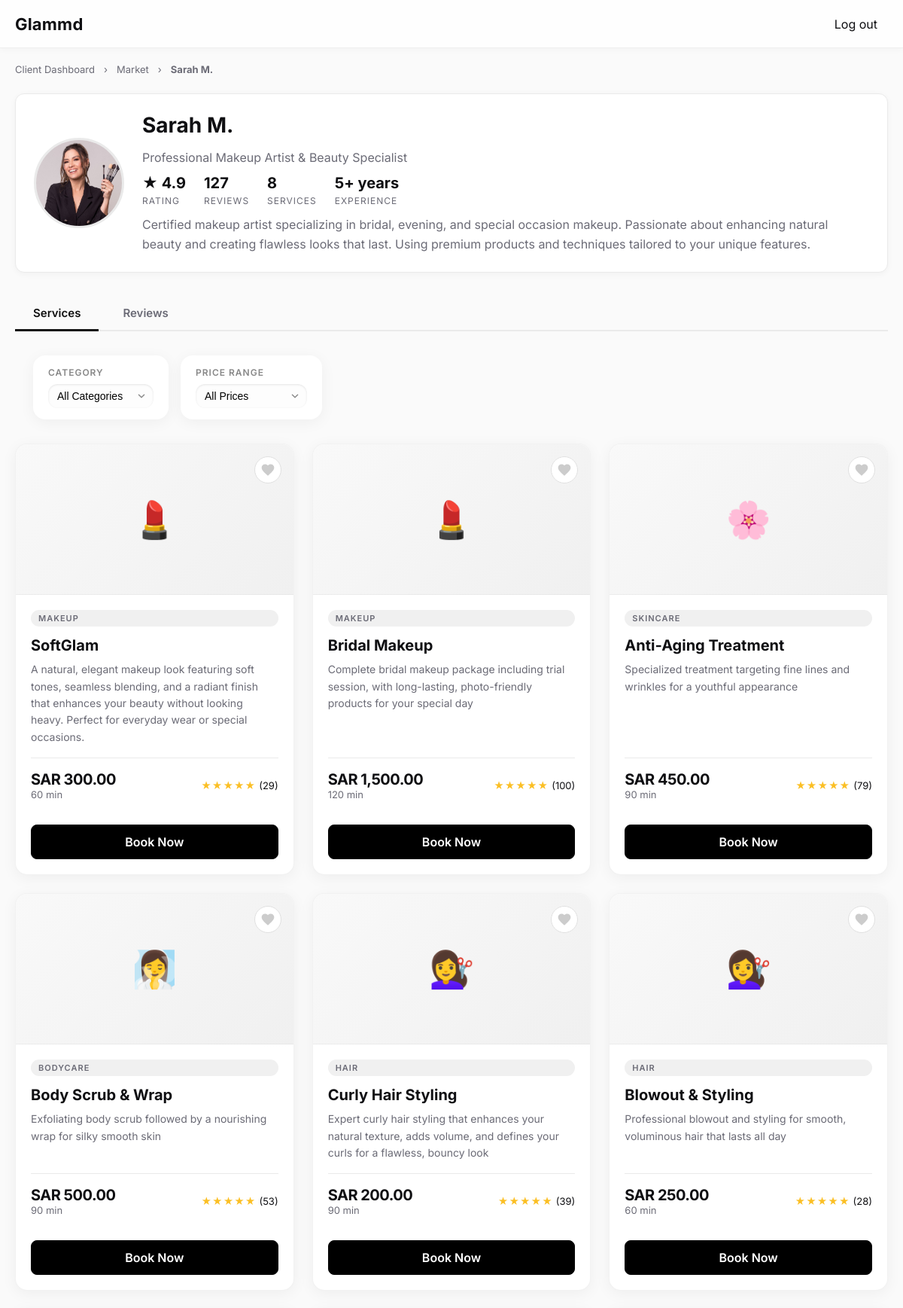
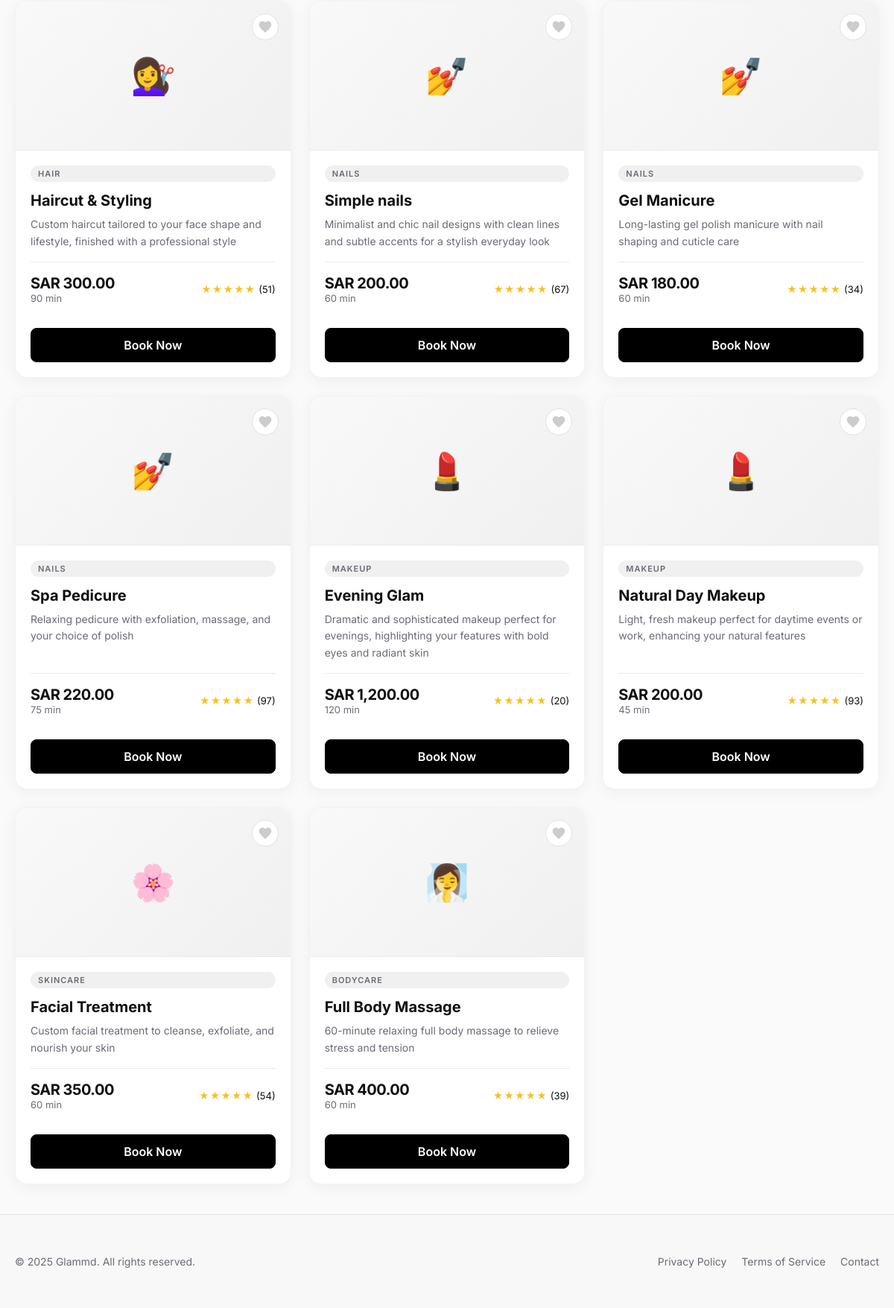
/intial/services.php, run on the app's committed database (2 pictures, top to bottom).
### tables this page shows
CREATE TABLE `Service` (
  `service_id` int UNSIGNED NOT NULL,
  `professional_id` int UNSIGNED NOT NULL,
  `category` enum('Hair','Makeup','Skincare','Bodycare','Nails') NOT NULL,
  `title` varchar(160) NOT NULL,
  `description` text,
  `duration` smallint UNSIGNED NOT NULL,
  `price` decimal(10,2) NOT NULL,
  `tags` text
);

### intial/services.php (the view, shortened to what this page needs)
<?php
require_once 'db.php';
?>
<!doctype html>
<html lang="en">
<head>
  <link rel="stylesheet" href="common.css">
</head>
<body class="has-solid-header">
  <header id="siteHeader" class="site-header">
    <div class="container header-inner">
      <a class="brand" href="index.php">Glammd</a>
      <nav class="nav">
        <a href="index.php" class="nav-link">Log out</a>
      </nav>
    </div>
  </header>
  <main class="page">
    <div class="container">
      <div class="breadcrumbs">
        <a href="clientdashboard.php">Client Dashboard</a>
        <span>›</span>
        <a href="MarketPlace.php">Market</a>
        <span>›</span>
        <strong>Sarah M.</strong>
      </div>
      <div class="professional-profile">
        <div class="professional-photo">
            <img src="img/pro1.jpg" alt="Sarah M." style="width:100%; height:100%; object-fit:cover; border-radius:50%;">
        </div>
        <div class="professional-info">
          <h1 class="professional-name">Sarah M.</h1>
          <p class="professional-title">Professional Makeup Artist & Beauty Specialist</p>
          <div class="professional-stats">
            <div class="stat-item">
              <span class="stat-value">★ 4.9</span>
              <span class="stat-label">Rating</span>
            </div>
            <div class="stat-item">
              <span class="stat-value">127</span>
              <span class="stat-label">Reviews</span>
            </div>
            <div class="stat-item">
              <span class="stat-value">8</span>
              <span class="stat-label">Services</span>
            </div>
            <div class="stat-item">
              <span class="stat-value">5+ years</span>
              <span class="stat-label">Experience</span>
            </div>
          </div>
          <p class="professional-bio">
            Certified makeup artist specializing in bridal, evening, and special occasion makeup.
            Passionate about enhancing natural beauty and creating flawless looks that last.
            Using premium products and techniques tailored to your unique features.
          </p>
        </div>
      </div>
      <div class="tabs">
        <button class="tab active" data-tab="services">Services</button>
        <button class="tab" data-tab="reviews">Reviews</button>
      </div>
      <div class="tab-content active" id="services-content">
      <div class="filters">
        <div class="filter-group">
          <label class="filter-label">Category</label>
          <select class="filter-select" id="categoryFilter">
            <option value="">All Categories</option>
          </select>
        </div>
        <div class="filter-group">
          <label class="filter-label">Price Range</label>
          <select class="filter-select" id="priceFilter">
            <option value="">All Prices</option>
          </select>
        </div>
      </div>
      <div class="services-grid" id="services-grid">
        <?php
        $query = "SELECT s.*, u.name as professional_name, p.img as professional_img
                 FROM Service s
                 JOIN User u ON s.professional_id = u.user_id
                 JOIN Professional p ON s.professional_id = p.professional_id";
        $result = mysqli_query($conn, $query);
        if ($result && mysqli_num_rows($result) > 0) {
          while($service = mysqli_fetch_assoc($result)) {
            $formattedPrice = number_format($service['price'], 2);
            ?>
            <article class="service-card">
              <button class="favorite-btn" aria-label="Add to favorites">
                <svg xmlns="http://www.w3.org/2000/svg" viewBox="0 0 24 24" width="24" height="24">
                  <path d="M12 21.35l-1.45-1.32C5.4 15.36 2 12.28 2 8.5 2 5.42 4.42 3 7.5 3c1.74 0 3.41.81 4.5 2.09C13.09 3.81 14.76 3 16.5 3 19.58 3 22 5.42 22 8.5c0 3.78-3.4 6.86-8.55 11.54L12 21.35z"/>
                </svg>
              </button>
              <div class="service-image">
                <?php
                $emoji = '✨';
                switch($service['category']) {
                    case 'Hair': $emoji = '💇‍♀️'; break;
                    case 'Makeup': $emoji = '💄'; break;
                    case 'Nails': $emoji = '💅'; break;
                    case 'Skincare': $emoji = '🌸'; break;
                    case 'Bodycare': $emoji = '🧖‍♀️'; break;
                }
                echo $emoji;
                ?>
              </div>
              <div class="service-content">
                <span class="service-category"><?php echo htmlspecialchars($service['category']); ?></span>
                <h3 class="service-title"><?php echo htmlspecialchars($service['title']); ?></h3>
                <p class="service-description">
                  <?php echo htmlspecialchars($service['description']); ?>
                </p>
                <div class="service-meta">
                  <div>
                    <div class="service-price">SAR <?php echo $formattedPrice; ?></div>
                    <div class="service-duration"><?php echo $service['duration']; ?> min</div>
                  </div>
                  <div class="service-rating">
                    <span class="stars">★★★★★</span>
                    <span>(<?php echo rand(10, 100); ?>)</span>
                  </div>
                </div>
              </div>
              <div class="service-footer">
                <a href="booking.php?service=<?php echo $service['service_id']; ?>" class="btn-book">Book Now</a>
              </div>
            </article>
            <?php
          }
        } else {
          echo '<p class="no-results">No services available at the moment.</p>';
        }
        ?>
      </div>
    </div>
  </main>
  <footer class="site-footer">
    <div class="container footer-inner">
      <p>© 2025 Glammd. All rights reserved.</p>
      <div class="footer-links">
        <a href="#">Privacy Policy</a>
        <a href="#">Terms of Service</a>
        <a href="#">Contact</a>
      </div>
    </div>
  </footer>
</body>
</html>

### intial/common.css (style rules this page uses)
:root { --bg: #fff; --text: #0f0f12; --muted: #6b6b76; --accent: #111; --accent-text: #fff; --container: 75rem; }
* { box-sizing: border-box; }
html, body { height: 100%; }
body { margin: 0; display: flex; flex-direction: column; min-height: 100svh; font-family: Inter, system-ui, -apple-system, Segoe UI, Roboto, "Helvetica Neue", Arial, sans-serif; color: var(--text); background: var(--bg); }
.container { max-width: var(--container); margin-inline: auto; padding-inline: 1.25rem; width: 100%; }
.site-header { position: fixed; top: 0; left: 0; right: 0; z-index: 50; height: 4rem; display: block; transition: background .25s ease, border-color .25s ease, backdrop-filter .25s ease, -webkit-backdrop-filter .25s ease, box-shadow .25s ease; }
.header-inner { height: 4rem; display: flex; align-items: center; justify-content: space-between; }
.brand { text-decoration: none; color: var(--text); font-weight: 700; font-size: 1.375rem; letter-spacing: 0.0125rem; }
.nav { display: flex; gap: 0.625rem; }
.nav-link { text-decoration: none; color: var(--text); padding: 0.625rem 0.875rem; border-radius: 999px; }
.has-solid-header .site-header { backdrop-filter: saturate(150%) blur(0.5rem); -webkit-backdrop-filter: saturate(150%) blur(0.5rem); background: color-mix(in srgb, white 75%, transparent); border-bottom: 0.0625rem solid rgba(0,0,0,.06); box-shadow: 0 0.0625rem 0.625rem rgba(0,0,0,.04); }
main.page { flex: 1 0 auto; padding-top: 4rem; }
.site-footer { flex-shrink: 0; background: #f8f8f8; border-top: 0.0625rem solid rgba(0,0,0,.08); padding: 2.5rem 0; font-size: 0.875rem; color: var(--muted); }
.footer-inner { display: flex; flex-wrap: wrap; align-items: center; justify-content: space-between; gap: 0.625rem; text-align: center; }
.footer-links a { color: var(--muted); text-decoration: none; margin-left: 1rem; transition: color .2s ease; }
.breadcrumbs { display: flex; flex-wrap: wrap; align-items: center; gap: 0.375rem; font-size: 0.875rem; color: var(--muted); list-style: none; margin: 0; padding: 0; }
.breadcrumbs a { color: var(--muted); text-decoration: none; }

### data on the page
service: category "💄", category "MAKEUP", title "SoftGlam", description "A natural, elegant makeup look featuring soft tones, seamless blending, and a radiant finish that enhances your beauty without looking heavy. Perfect for everyday wear or special occasions.", price "300.00", duration "60"
service: category "💄", category "MAKEUP", title "Bridal Makeup", description "Complete bridal makeup package including trial session, with long-lasting, photo-friendly products for your special day", price "1,500.00", duration "120"
service: category "🌸", category "SKINCARE", title "Anti-Aging Treatment", description "Specialized treatment targeting fine lines and wrinkles for a youthful appearance", price "450.00", duration "90"
service: category "🧖‍♀️", category "BODYCARE", title "Body Scrub & Wrap", description "Exfoliating body scrub followed by a nourishing wrap for silky smooth skin", price "500.00", duration "90"
service: category "💇‍♀️", category "HAIR", title "Curly Hair Styling", description "Expert curly hair styling that enhances your natural texture, adds volume, and defines your curls for a flawless, bouncy look", price "200.00", duration "90"
service: category "💇‍♀️", category "HAIR", title "Blowout & Styling", description "Professional blowout and styling for smooth, voluminous hair that lasts all day", price "250.00", duration "60"
service: category "💇‍♀️", category "HAIR", title "Haircut & Styling", description "Custom haircut tailored to your face shape and lifestyle, finished with a professional style", price "300.00", duration "90"
service: category "💅", category "NAILS", title "Simple nails", description "Minimalist and chic nail designs with clean lines and subtle accents for a stylish everyday look", price "200.00", duration "60"
service: category "💅", category "NAILS", title "Gel Manicure", description "Long-lasting gel polish manicure with nail shaping and cuticle care", price "180.00", duration "60"
service: category "💅", category "NAILS", title "Spa Pedicure", description "Relaxing pedicure with exfoliation, massage, and your choice of polish", price "220.00", duration "75"
service: category "💄", category "MAKEUP", title "Evening Glam", description "Dramatic and sophisticated makeup perfect for evenings, highlighting your features with bold eyes and radiant skin", price "1,200.00", duration "120"
service: category "💄", category "MAKEUP", title "Natural Day Makeup", description "Light, fresh makeup perfect for daytime events or work, enhancing your natural features", price "200.00", duration "45"
service: category "🌸", category "SKINCARE", title "Facial Treatment", description "Custom facial treatment to cleanse, exfoliate, and nourish your skin", price "350.00", duration "60"
service: category "🧖‍♀️", category "BODYCARE", title "Full Body Massage", description "60-minute relaxing full body massage to relieve stress and tension", price "400.00", duration "60"
